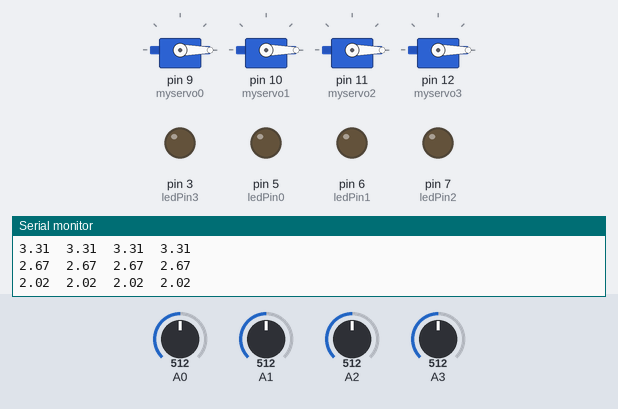
Simulated run of this sketch. Board: Arduino Uno, built with avr-gcc and run on an emulated ATmega328P. On the bench: 4 × servo, output pins drawn as LEDs (lit = HIGH), the last lines printed to the serial monitor. Inputs (shaded band) come from the test bench; at power-on: A0 = 512, A1 = 512, A2 = 512, A3 = 512.

Above: at 1.2 s.
1.3 s: A0 set to 821
At 3.6 s:
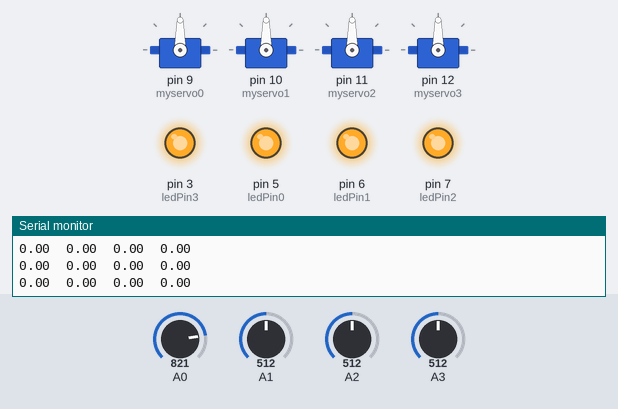
3.9 s: A0 set to 849
At 4.3 s:
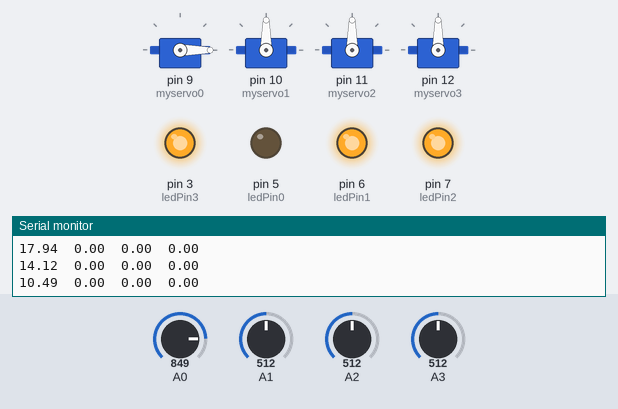
6.9 s: A1 set to 716
At 8.8 s:
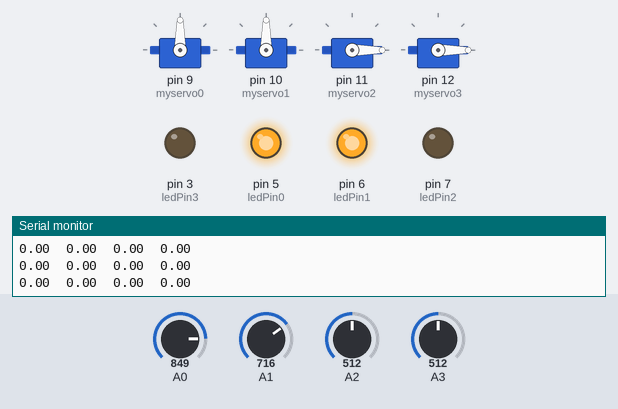
9.4 s: A2 set to 716
At 12.1 s:
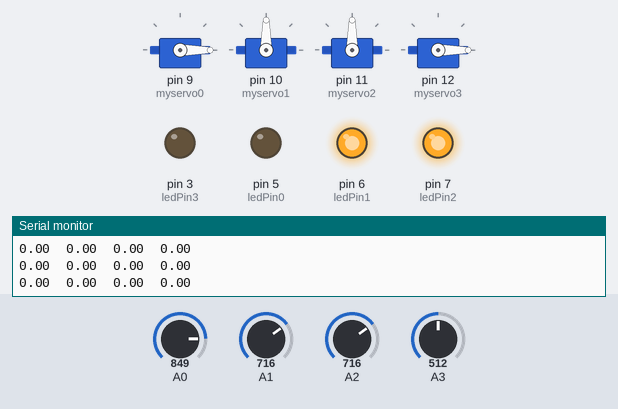
12.4 s: A3 set to 992
At 15.1 s:
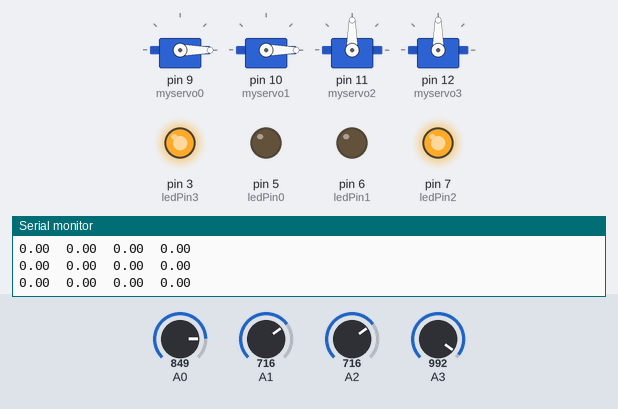
15.4 s: A1 set to 992
At 17.3 s:
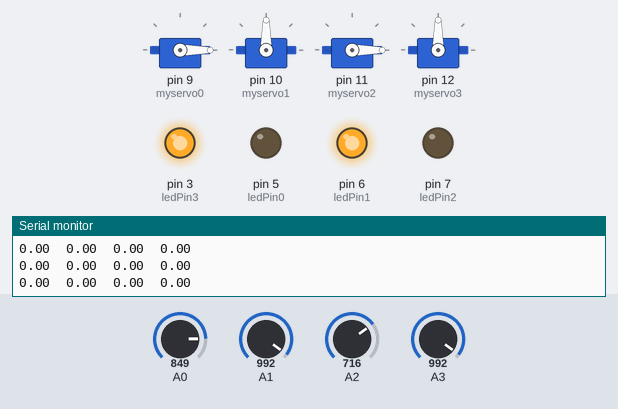
Timing chart, 0 to 21.4 s (numbered marks = the images above; inputs shaded):
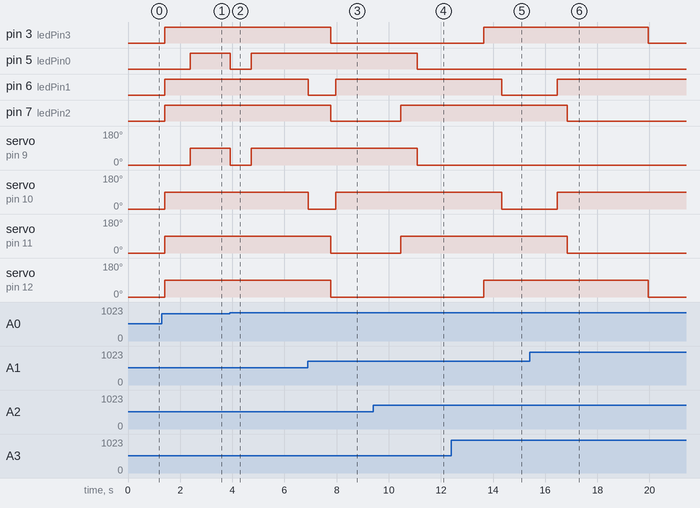

Measured:
- the behaviour switches between 834 and 835 on A0 (found by bisection; images 1 and 2)
- after the input at 1.3 s, pin 5 (ledPin0): LOW → HIGH after 1.1 s instead of 0.10 s; servo on pin 9 (myservo0): 0° → 90° after 1.1 s instead of 0.10 s
- after the input at 3.9 s, pin 5 (ledPin0): HIGH → LOW at once, → HIGH 0.80 s later; servo on pin 9 (myservo0): 90° → 0° at once, → 90° 0.80 s later
- after the input at 6.9 s, pin 6 (ledPin1): HIGH → LOW after 0.00 s instead of 0.84 s; servo on pin 10 (myservo1): 90° → 0° after 0.00 s instead of 0.84 s
- after the input at 9.4 s, pin 7 (ledPin2): LOW → HIGH after 1.1 s; servo on pin 11 (myservo2): 0° → 90° after 1.1 s
- after the input at 12.4 s, pin 3 (ledPin3): LOW → HIGH after 1.2 s; servo on pin 12 (myservo3): 0° → 90° after 1.2 s
- after the input at 15.4 s, pin 6 (ledPin1): LOW → HIGH after 1.1 s; servo on pin 10 (myservo1): 0° → 90° after 1.1 s

The sketch:

4_updates.ino
```cpp
#include <Servo.h>

// === Filter coefficients ===
float a0 = 1.0;
float a1 = -1.6114;
float a2 = 0.7159;
float b0 = 0.3580;
float b1 = 0.0;
float b2 = -0.3580;

// === EMG 0 ===
float inputBuffer0[2] = {0.0, 0.0};
float outputBuffer0[2] = {0.0, 0.0};
float rmsBuffer0[10] = {0.0};
int activationCounter0 = 0;

// === EMG 1 ===
float inputBuffer1[2] = {0.0, 0.0};
float outputBuffer1[2] = {0.0, 0.0};
float rmsBuffer1[10] = {0.0};
int activationCounter1 = 0;

// === EMG 2 ===
float inputBuffer2[2] = {0.0, 0.0};
float outputBuffer2[2] = {0.0, 0.0};
float rmsBuffer2[10] = {0.0};
int activationCounter2 = 0;

// === EMG 3 ===
float inputBuffer3[2] = {0.0, 0.0};
float outputBuffer3[2] = {0.0, 0.0};
float rmsBuffer3[10] = {0.0};
int activationCounter3 = 0;

// === Servo and LED ===
Servo myservo0;
Servo myservo1;
Servo myservo2;
Servo myservo3;

const int ledPin0 = 5;
const int ledPin1 = 6;
const int ledPin2 = 7;
const int ledPin3 = 3;

const int debounceDuration = 3;

void setup() {
  Serial.begin(9600);

  pinMode(ledPin0, OUTPUT);
  pinMode(ledPin1, OUTPUT);
  pinMode(ledPin2, OUTPUT);
  pinMode(ledPin3, OUTPUT);

  digitalWrite(ledPin0, LOW);
  digitalWrite(ledPin1, LOW);
  digitalWrite(ledPin2, LOW);
  digitalWrite(ledPin3, LOW);

  myservo0.attach(9);
  myservo1.attach(10);
  myservo2.attach(11);
  myservo3.attach(12);

  myservo0.write(0);
  myservo1.write(0);
  myservo2.write(0);
  myservo3.write(0);
}

void loop() {
  float input0 = analogRead(A0) + 256;
  float output0 = b0 * input0 + b1 * inputBuffer0[0] + b2 * inputBuffer0[1] - a1 * outputBuffer0[0] - a2 * outputBuffer0[1];
  inputBuffer0[1] = inputBuffer0[0];
  inputBuffer0[0] = input0;
  outputBuffer0[1] = outputBuffer0[0];
  outputBuffer0[0] = output0;

  float rms0 = updateRMS(rmsBuffer0, output0);
  float threshold0 = adaptiveThreshold(rmsBuffer0);
  bool activated0 = isActivated(rms0, threshold0, activationCounter0, debounceDuration);
  if (activated0) {
    digitalWrite(ledPin0, HIGH);
    myservo0.write(90);
  } else {
    digitalWrite(ledPin0, LOW);
    myservo0.write(0);
  }

  float input1 = analogRead(A1) + 256;
  float output1 = b0 * input1 + b1 * inputBuffer1[0] + b2 * inputBuffer1[1] -
  a1 * outputBuffer1[0] - a2 * outputBuffer1[1];
  inputBuffer1[1] = inputBuffer1[0];
  inputBuffer1[0] = input1;
  outputBuffer1[1] = outputBuffer1[0];
  outputBuffer1[0] = output1;

  float rms1 = updateRMS(rmsBuffer1, output1);
  float threshold1 = adaptiveThreshold(rmsBuffer1);
  bool activated1 = isActivated(rms1, threshold1, activationCounter1, debounceDuration);
  if (activated1) {
    digitalWrite(ledPin1, HIGH);
    myservo1.write(90);
  } else {
    digitalWrite(ledPin1, LOW);
    myservo1.write(0);
  }

  float input2 = analogRead(A2) + 256;
  float output2 = b0 * input2 + b1 * inputBuffer2[0] + b2 * inputBuffer2[1] - a1 * outputBuffer2[0] - a2 * outputBuffer2[1];
  inputBuffer2[1] = inputBuffer2[0];
  inputBuffer2[0] = input2;
  outputBuffer2[1] = outputBuffer2[0];
  outputBuffer2[0] = output2;

  float rms2 = updateRMS(rmsBuffer2, output2);
  float threshold2 = adaptiveThreshold(rmsBuffer2);
  bool activated2 = isActivated(rms2, threshold2, activationCounter2, debounceDuration);
  if (activated2) {
    digitalWrite(ledPin2, HIGH);
    myservo2.write(90);
  } else {
    digitalWrite(ledPin2, LOW);
    myservo2.write(0);
  }

  float input3 = analogRead(A3) + 256;
  float output3 = b0 * input3 + b1 * inputBuffer3[0] + b2 * inputBuffer3[1] - a1 * outputBuffer3[0] - a2 * outputBuffer3[1];
  inputBuffer3[1] = inputBuffer3[0];
  inputBuffer3[0] = input3;
  outputBuffer3[1] = outputBuffer3[0];
  outputBuffer3[0] = output3;

  float rms3 = updateRMS(rmsBuffer3, output3);
  float threshold3 = adaptiveThreshold(rmsBuffer3);
  bool activated3 = isActivated(rms3, threshold3, activationCounter3, debounceDuration);
  if (activated3) {
    digitalWrite(ledPin3, HIGH);
    myservo3.write(90);
  } else {
    digitalWrite(ledPin3, LOW);
    myservo3.write(0);
  }

  Serial.print(rms0); Serial.print("\t");
  Serial.print(rms1); Serial.print("\t");
  Serial.print(rms2); Serial.print("\t");
  Serial.print(rms3); Serial.print("\n");

  delay(10);
}

// === RMS Calculation ===
float updateRMS(float buffer[], float newValue) {
  for (int i = 9; i > 0; i--) {
    buffer[i] = buffer[i - 1];
  }
  buffer[0] = newValue * newValue;

  float sum = 0.0;
  for (int i = 0; i < 10; i++) {
    sum += buffer[i];
  }

  return sqrt(sum / 10.0);
}

// === Adaptive Threshold ===
float adaptiveThreshold(float buffer[], float sensitivity = 1.5) {
  float mean = 0.0;
  for (int i = 0; i < 10; i++) {
    mean += buffer[i];
  }
  mean /= 10.0;

  float variance = 0.0;
  for (int i = 0; i < 10; i++) {
    variance += pow(buffer[i] - mean, 2);
  }
  variance /= 10.0;

  return mean + sensitivity * sqrt(variance);
}

// === Debounce Activation ===
bool isActivated(float value, float threshold, int &counter, int limit) {
  if (value > threshold) {
    counter++;
    if (counter >= limit) return true;
  } else {
    counter = 0;
  }
  return false;
}
```
